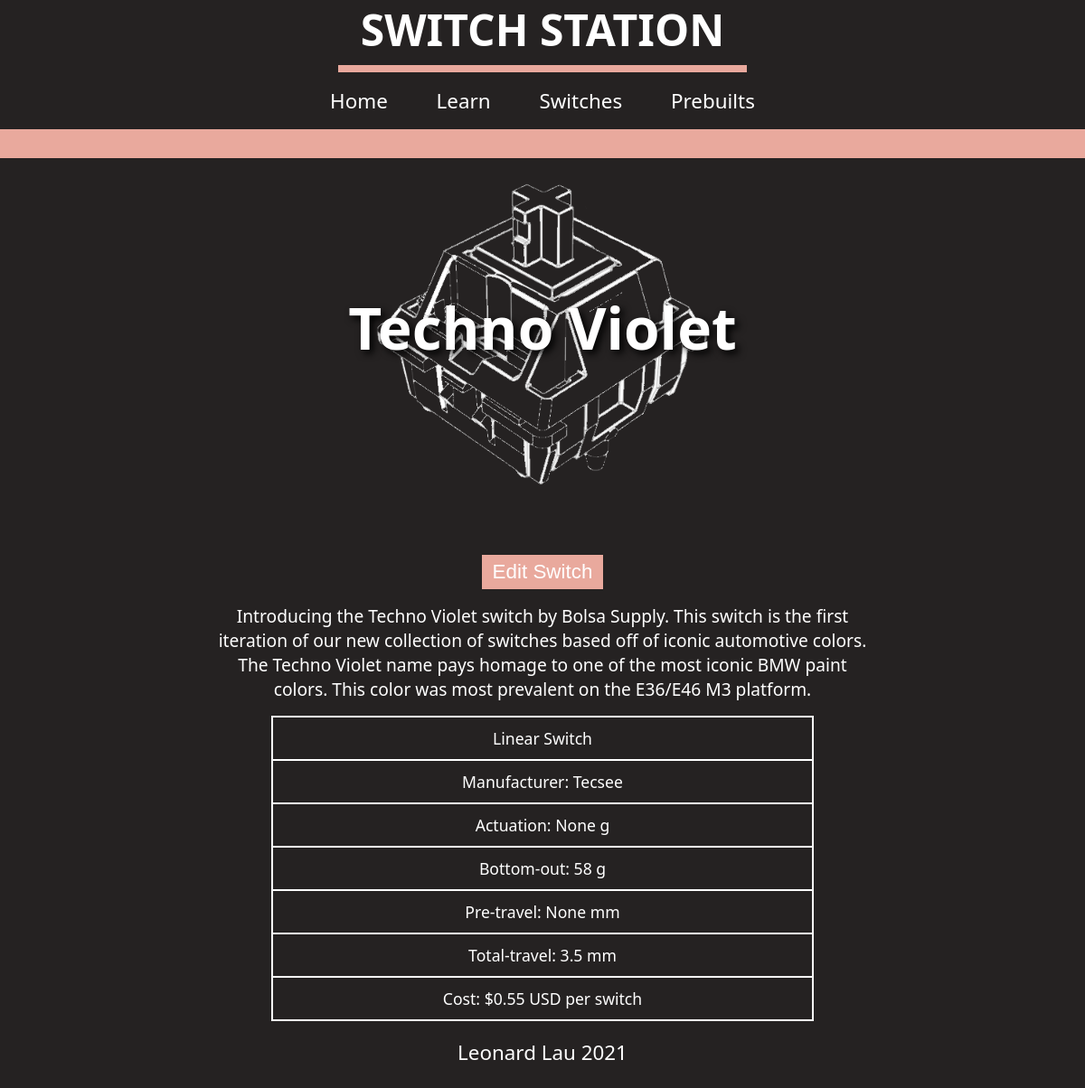
/switch/75, run on an earlier commit of the app's database.
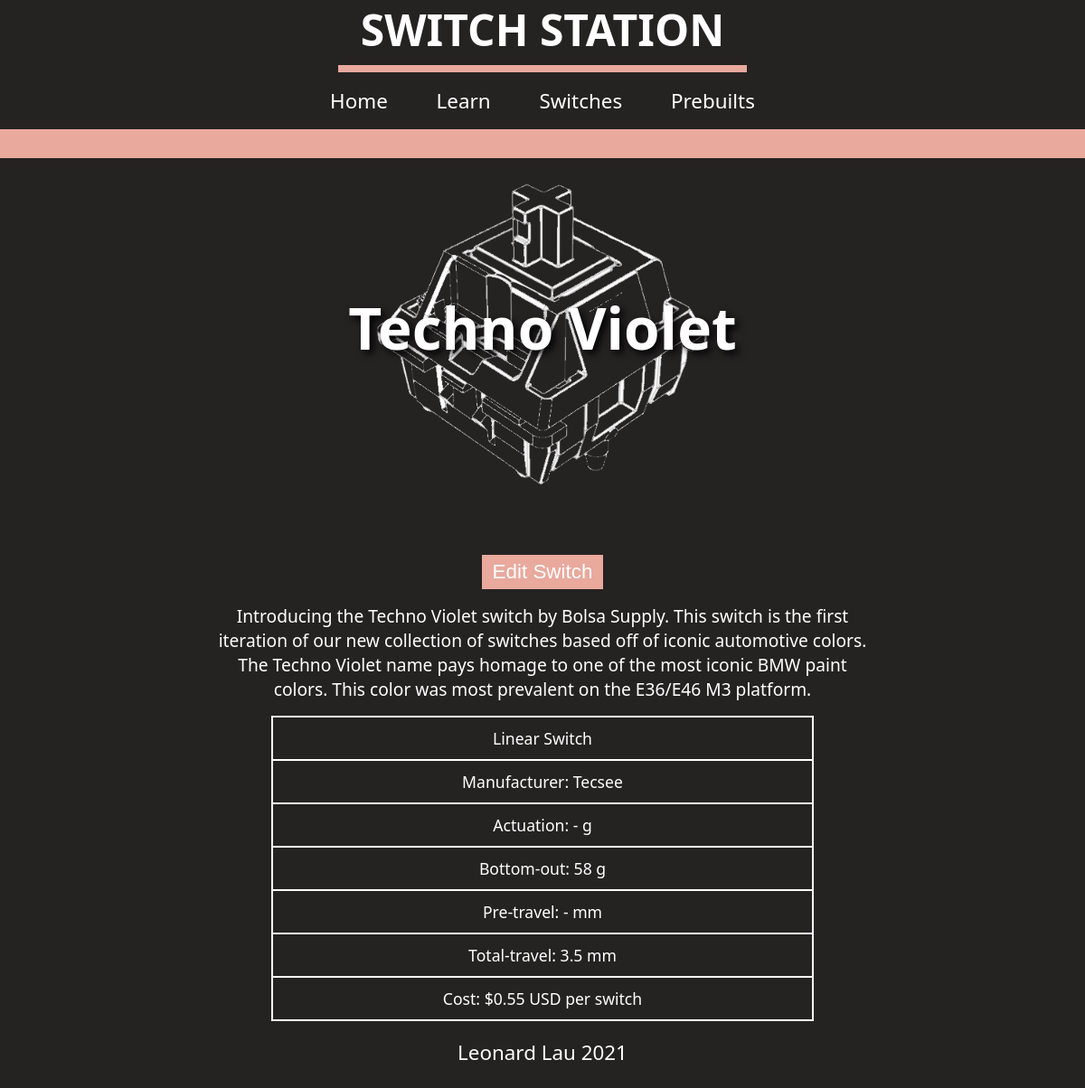
And on a later commit of the database.
### models.py (models this page shows)
class Switch (db.Model):
    __tablename__ = "Switch"
    id = db.Column(db.Integer, primary_key = True)
    name = db.Column(db.String())
    manufacturer = db.Column(db.String())
    style = db.Column(db.String())
    color = db.Column(db.String())
    description = db.Column(db.String())
    cost = db.Column(db.Integer())
    actuation = db.Column(db.Integer())
    bottomout = db.Column(db.Integer())
    pretravel = db.Column(db.Integer())
    totaltravel = db.Column(db.Integer())
    prebuilts = db.relationship('Prebuilt', secondary=PrebuiltSwitch, back_populates='switches')

### routes.py (the view)
@app.route('/switch/<int:id>')
def switch(id):
    switch = models.Switch.query.filter_by(id=id).first_or_404()
    return render_template ("switch.html",
                            page_title="Switches",
                            switch = switch)

### templates/switch.html (shortened to what this page needs)
{% extends 'layout.html' %}
{% block content %}
    <div class="SwitchImage">
        <img src="/static/images/switchIcon.png">
    </div>
    <div class="SwitchTitle">
        {{switch.name}}
    </div>
    <a href="/switch/{{switch.id}}/edit"><button class="MoreButton">Edit Switch</button></a>
    <div class="SwitchDescription">
        {{switch.description}}
    </div>
    <div class="SwitchInfo">
        <table style="width:50%">
            <tr>
                <td>{{switch.style}} Switch</td>
            </tr>
            <tr>
                <td>Manufacturer: {{switch.manufacturer}}</td>
            </tr>
            <tr>
                <td>Actuation: {{switch.actuation}} g</td>
            </tr>
            <tr>
                <td>Bottom-out: {{switch.bottomout}} g</td>
            </tr>
            <tr>
                <td>Pre-travel: {{switch.pretravel}} mm</td>
            </tr>
            <tr>
                <td>Total-travel: {{switch.totaltravel}} mm</td>
            </tr>
            <tr>
                <td>Cost: ${{switch.cost}} USD per switch</td>
            </tr>
        </table>
    </div>
{% endblock %}

### templates/layout.html (shortened to what this page needs)
<!doctype html>
<html>
    <head>
        <link rel="stylesheet" href="/static/css/style.css">
    </head>
    <body>
        <div id="wrapper">
            {% include 'header.html' %}
            {% include 'nav.html' %}
            {% block content %}{% endblock%}
            {% include 'footer.html' %}
        </div>
    </body>
</html>

### templates/header.html
<div class="HeaderBox">
    <div class="Header"><a href="{{url_for('home') }}"><h1>SWITCH STATION</h1></a></div>
</div>

### templates/nav.html
<div class="Navigation">
    <a href="{{url_for('home') }}">Home</a> <a href="{{url_for('learn') }}">Learn</a> <a href="{{url_for('all_switches') }}">Switches</a> <a href="{{url_for('all_prebuilts') }}">Prebuilts</a>
</div>

### templates/footer.html
<div class="Footer">
    Leonard Lau 2021
</div>

### static/css/style.css (style rules this page uses)
html { font-family: "Segoe UI"; background-color: rgb(37, 34, 34); color: white; text-align: center; }
:root { --rosegold: rgb(233, 169, 157); }
body { margin:0; padding:0; }
a { color: white; text-decoration: none; }
.Header { height: 4.5rem; width: 28.3rem; font-size: 1.5rem; border-bottom-style: solid; border-width: 0.5rem; border-color: var(--rosegold); margin: 0 auto; }
.Navigation { font-size: 1.4rem; word-spacing: 3rem; padding-top: 1rem; padding-bottom: 1rem; border-bottom-style: solid; border-width: 2rem; border-color: var(--rosegold); background-color: rgb(37, 34, 34); }
.Footer { bottom: 0px; left: 30%; right: 30%; font-size: 1.4rem; padding-bottom: 1.5rem; padding-top: 1.2rem; background-color: rgb(37, 34, 34); }
.MoreButton { background-color: var(--rosegold); color: white; padding: 6px 12px; margin-top: 1rem; font-size: 1.4rem; text-decoration: none; display: inline-block; border: none; opacity: 100%; }
.SwitchTitle { font-size: 4rem; font-weight: bold; margin-top: 9rem; margin-bottom: 12rem; text-shadow: 4px 4px 8px #000000; }
.SwitchDescription { font-size: 1.2rem; padding: 1rem; padding-left: 15rem; padding-right: 15rem; }
.SwitchInfo { font-size: 1.15rem; list-style-type: none; }
table, th, td { border: 0.18rem solid white; text-align: center; border-collapse: collapse; height: 3rem; font-size: 1.1rem; margin-left: 25%; }
.SwitchImage img { object-fit: contain; width: 100%; height: 30rem; left: 0px; z-index: -2; top: 130px; position: absolute; }

What changed in the data, as far as the page shows it:
changed Switch "Techno Violet": actuation "None" → "-"; pretravel "None" → "-"
